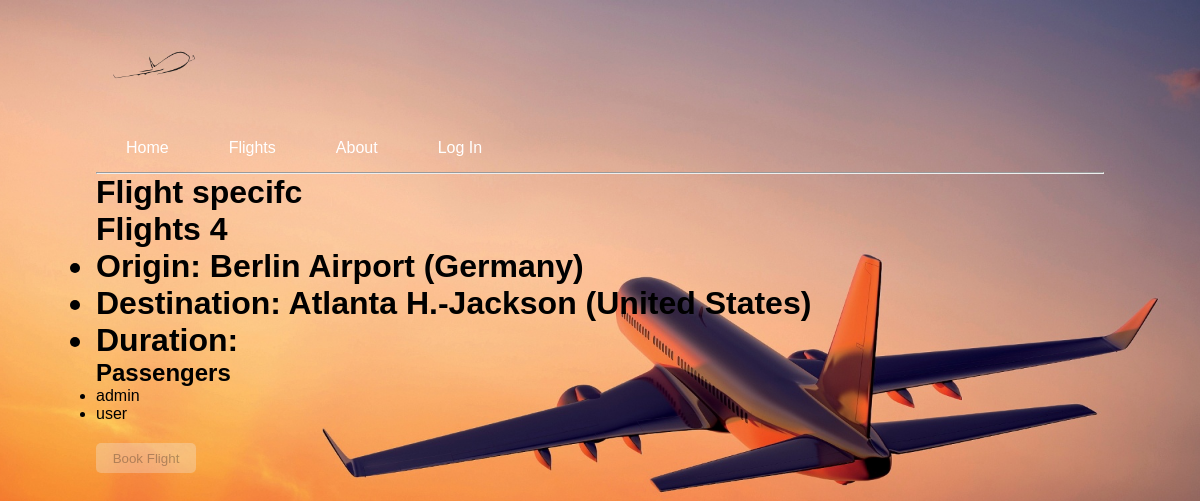
/4, run on the app's committed database.
### flights/models.py (models this page shows, shortened)
class Flight(models.Model):
    origin = models.ForeignKey(Airport, on_delete=models.CASCADE, related_name="departures")
    destination = models.ForeignKey(Airport, on_delete=models.CASCADE, related_name="arrivals")
    departure = models.DateTimeField(auto_now=True)  # save it every time, allowing to update the hour.
    arrival = models.DateTimeField(auto_now=True)
    airplane = models.ForeignKey('Airplane', on_delete=models.SET_NULL, null=True, related_name="flights", blank=True)
    passengers = models.ManyToManyField(User, related_name="flights")

class Airport(models.Model):
    name = models.CharField(max_length=55)
    country = models.ForeignKey(Country, on_delete=models.CASCADE, related_name="airports")
    def __str__(self):
        return f"{self.name} ({self.country})"

class Country(models.Model):
    name = models.CharField(max_length=15)
    def __str__(self):
        return f"{self.name}"
    class Meta:
        verbose_name_plural = "Countries"

### flights/views.py (the view)
# urls.py: path("<int:flight_id>", views.flight, name="flight")
def flight(request, flight_id):
    flight_object = Flight.objects.get(pk=flight_id)
    if request.method == "POST":
        print("here")
        if request.user.is_authenticated:
            flight_object.passengers.add(request.user)
    return render(request, "flights/flight.html", {
        "flight": flight_object,
        "passengers": flight_object.passengers.all(),
    })

### flights/templates/flights/flight.html (shortened to what this page needs)
{% extends 'main.html' %}
{% block content %}
<form action="{% url 'flight' flight.id %}" method="post">
    <h1>Flight specifc</h1>
    <h1>Flights {{ flight.id }}
        <ul>
            <li>Origin: {{ flight.origin }}</li>
            <li>Destination: {{ flight.destination }} </li>
            <li>Duration: {{ flight.duration }}</li>
        </ul>
    </h1>
    <h2>Passengers</h2>
    <ul>
        {% for passenger in passengers %}
        <li>{{ passenger }}</li>
        {% empty %}
        <li>No passengers</li>
        {% endfor %}
    </ul>
    {% if user.is_authenticated %}
    <Button class="book-button" type="submit" >Book Flight</Button>
    {% else %}
    <Button class="book-button-disabled" type="submit" disabled>Book Flight</Button>
    {% endif %}
</form>
{% endblock %}

### static/styles/main.css (style rules this page uses)
* { margin: 0; padding: 0; box-sizing: border-box; }
#bg { width: 100%; height: 100vh; background-size: cover; background-position: center; padding: 0 8%; position: relative; }
.book-button-disabled { width: 100px; height: 30px; border: none; border-radius: 5px; margin-top: 20px; transition: transform 0.3s ease-in-out; }
body { font-family: Arial, Helvetica, sans-serif; margin: 0; }
html { box-sizing: border-box; }
*, *:before, *:after { box-sizing: inherit; }

### data on the page
Flight: id "4", origin "Berlin Airport (Germany)", destination "Atlanta H.-Jackson (United States)"

### other printed values
{{ passenger }} "admin"
{{ passenger }} "user"
